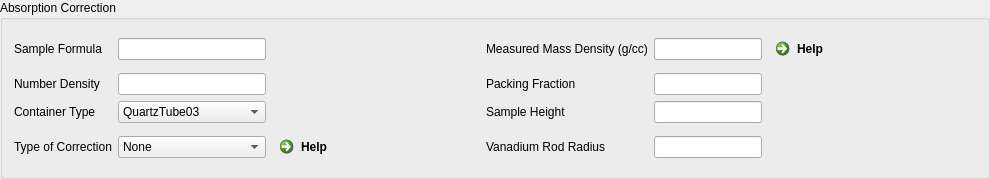
        <widget class="QGroupBox" name="absorption_options">
         <property name="title">
          <string>Absorption Correction</string>
         </property>
         <layout class="QVBoxLayout" name="verticalLayout_4">
          <item>
           <layout class="QGridLayout" name="gridLayout_4" rowstretch="0,0,0,0,0" columnstretch="0,0,0,0,0,0,0,0,0">
            <item row="1" column="6">
             <widget class="QLineEdit" name="massdensity_edit"/>
            </item>
            <item row="3" column="6">
             <widget class="QLineEdit" name="sampleheight_edit"/>
            </item>
            <item row="2" column="5">
             <widget class="QLabel" name="label_14">
              <property name="text">
               <string>Packing Fraction</string>
              </property>
             </widget>
            </item>
            <item row="1" column="7">
             <widget class="QCommandLinkButton" name="material_help_button">
              <property name="text">
               <string>Help</string>
              </property>
             </widget>
            </item>
            <item row="3" column="0">
             <widget class="QLabel" name="label_15">
              <property name="text">
               <string>Container Type</string>
              </property>
             </widget>
            </item>
            <item row="2" column="0">
             <widget class="QLabel" name="label_13">
              <property name="text">
               <string>Number Density</string>
              </property>
             </widget>
            </item>
            <item row="2" column="6">
             <widget class="QLineEdit" name="packingfraction_edit">
              <property name="enabled">
               <bool>true</bool>
              </property>
              <property name="readOnly">
               <bool>true</bool>
              </property>
             </widget>
            </item>
            <item row="4" column="2">
             <widget class="QComboBox" name="correctiontype_combo">
              <item>
               <property name="text">
                <string>None</string>
               </property>
              </item>
              <item>
               <property name="text">
                <string>SampleOnly</string>
               </property>
              </item>
              <item>
               <property name="text">
                <string>SampleAndContainer</string>
               </property>
              </item>
              <item>
               <property name="text">
                <string>FullPaalmanPings</string>
               </property>
              </item>
             </widget>
            </item>
            <item row="4" column="0">
             <widget class="QLabel" name="label_16">
              <property name="text">
               <string>Type of Correction</string>
              </property>
             </widget>
            </item>
            <item row="1" column="5">
             <widget class="QLabel" name="label_9">
              <property name="text">
               <string>Measured Mass Density (g/cc)</string>
              </property>
             </widget>
            </item>
            <item row="3" column="5">
             <widget class="QLabel" name="label_sh">
              <property name="text">
               <string>Sample Height</string>
              </property>
             </widget>
            </item>
            <item row="1" column="0">
             <widget class="QLabel" name="label_7">
              <property name="text">
               <string>Sample Formula</string>
              </property>
             </widget>
            </item>
            <item row="1" column="2">
             <widget class="QLineEdit" name="sampleformula_edit"/>
            </item>
            <item row="2" column="2">
             <widget class="QLineEdit" name="numberdensity_edit"/>
            </item>
            <item row="4" column="3">
             <widget class="QCommandLinkButton" name="absorption_help_button">
              <property name="text">
               <string>Help</string>
              </property>
             </widget>
            </item>
            <item row="1" column="8">
             <spacer name="horizontalSpacer_8">
              <property name="orientation">
               <enum>Qt::Horizontal</enum>
              </property>
              <property name="sizeHint" stdset="0">
               <size>
                <width>40</width>
                <height>20</height>
               </size>
              </property>
             </spacer>
            </item>
            <item row="3" column="2">
             <widget class="QComboBox" name="containertype_combo">
              <item>
               <property name="text">
                <string>QuartzTube03</string>
               </property>
              </item>
              <item>
               <property name="text">
                <string>PAC03</string>
               </property>
              </item>
              <item>
               <property name="text">
                <string>PAC06</string>
               </property>
              </item>
              <item>
               <property name="text">
                <string>PAC08</string>
               </property>
              </item>
              <item>
               <property name="text">
                <string>PAC10</string>
               </property>
              </item>
              <item>
               <property name="text">
                <string>PowderCell</string>
               </property>
              </item>
             </widget>
            </item>
            <item row="1" column="4">
             <spacer name="horizontalSpacer_7">
              <property name="orientation">
               <enum>Qt::Horizontal</enum>
              </property>
              <property name="sizeType">
               <enum>QSizePolicy::Preferred</enum>
              </property>
              <property name="sizeHint" stdset="0">
               <size>
                <width>40</width>
                <height>20</height>
               </size>
              </property>
             </spacer>
            </item>
            <item row="4" column="5">
             <widget class="QLabel" name="label_17">
              <property name="text">
               <string>Vanadium Rod Radius</string>
              </property>
             </widget>
            </item>
            <item row="4" column="6">
             <widget class="QLineEdit" name="vanadiumradius_edit">
              <property name="toolTip">
               <string>&lt;html&gt;&lt;head/&gt;&lt;body&gt;&lt;p&gt;Radius for CarpenterSampleCorrection&lt;/p&gt;&lt;/body&gt;&lt;/html&gt;</string>
              </property>
             </widget>
            </item>
           </layout>
          </item>
         </layout>
        </widget>
